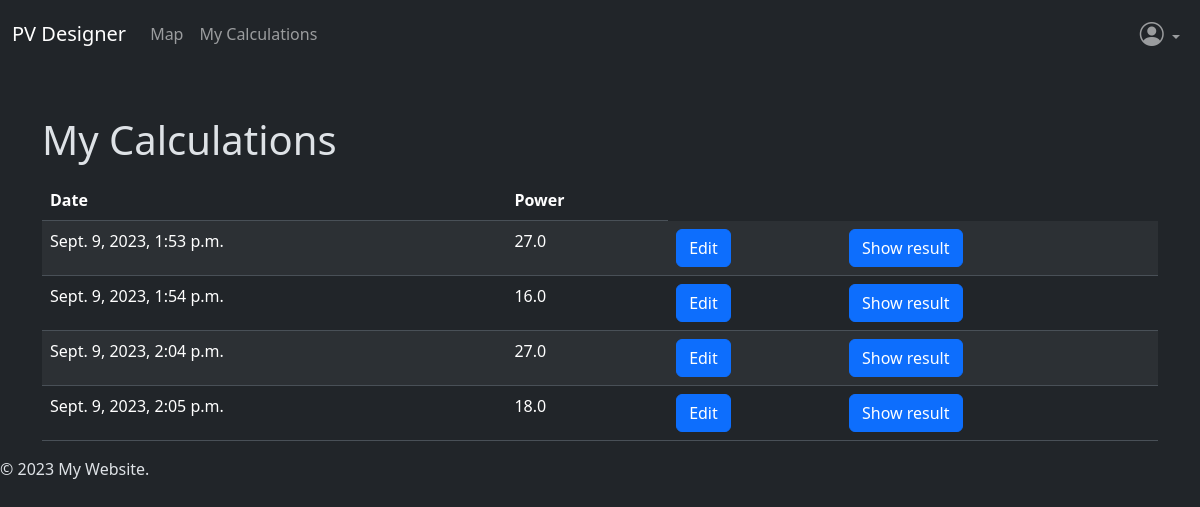
Before: /calculations/ (signed in) with the older database file.
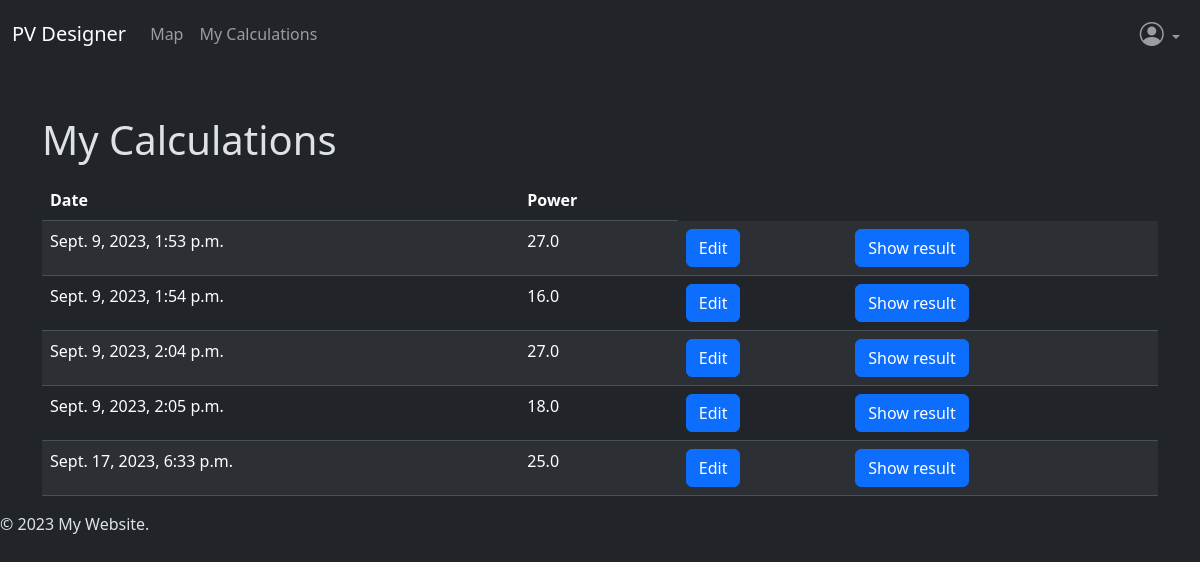
After: the same page with the newer database file.
### web_pv_designer/models.py (models this page shows, shortened)
class SolarPVCalculator(models.Model):
    user = models.ForeignKey(CustomUser, on_delete=models.CASCADE, null=True)
    installed_peak_power = models.FloatField()
    system_loss = models.FloatField()
    mounting_position = models.CharField(max_length=20, choices=(
        ('option1', 'Free standing'),
        ('option2', 'Roof added'),
    ))
    slope = models.FloatField()
    azimuth = models.FloatField()
    optimize_slope = models.BooleanField(default=False)
    optimize_slope_and_azimuth = models.BooleanField(default=False)
    pv_electricity_price = models.BooleanField(default=False)
    pv_system_cost = models.FloatField(blank=True, null=True)
    interest = models.FloatField(blank=True, null=True)
    lifetime = models.IntegerField(blank=True, null=True)
    latitude = models.FloatField(blank=True, null=True)
    longitude = models.FloatField(blank=True, null=True)
    created_at = models.DateTimeField(auto_now_add=True)
    map_data = models.ForeignKey(MapData, on_delete=models.CASCADE, null=True)

### web_pv_designer/views.py (the view)
# urls.py: path('calculations/', views.calculations_list, name='calculations'),
def calculations_list(request):
    records = SolarPVCalculator.objects.filter(user=request.user)
    context = {'records': records}
    return render(request, 'user_calculations.html', context)

### web_pv_designer/templates/user_calculations.html
{% extends 'base.html' %}
{% block content %}
    <div class="container mt-5">
        <h1>My Calculations</h1>
        <table class="table table-striped mt-3">
            <thead>
            <tr>
                <th>Date</th>
                <th>Power</th>
            </tr>
            </thead>
            <tbody>
            {% for record in records %}
                <tr>
                    <td>{{ record.created_at }}</td>
                    <td>{{ record.installed_peak_power }}</td>
                    <td><a href="{% url 'map' %}?record_id={{ record.map_data.id }}" class="btn btn-primary">Edit</a></td>
                    <td><a href="{% url 'get_pdf_result' %}?calculation_id={{ record.id }}" class="btn btn-primary">Show result</a></td>
                </tr>
            {% endfor %}
            </tbody>
        </table>
    </div>
{% endblock %}

Changed rows visible on the page:
added SolarPVCalculator: created_at "Sept. 17, 2023, 6:33 p.m.", installed_peak_power "25.0"
